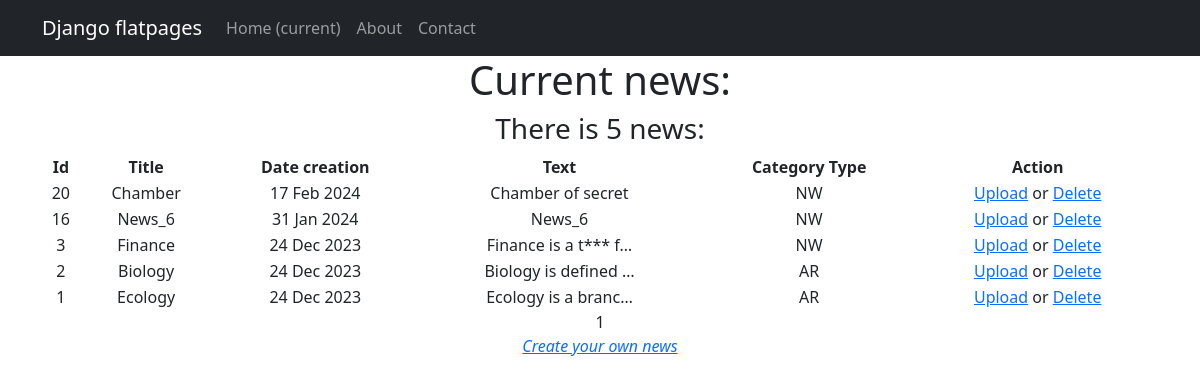
Page /news/ on the committed database.
### newapp/models.py (models this page shows, shortened)
class Post(models.Model):# содержать в себе статьи и новости, которые создают пользователи
    author = models.ForeignKey(Author, on_delete = models.CASCADE)# связь «один ко многим» с моделью Author;
    News = 'NW'# новость
    Article = 'AR'# статья
    CATEGORY_CHOICES = (
        (News, 'Новость'),
        (Article, 'Статья')
    )
    categoryType = models.CharField(max_length = 2, choices = CATEGORY_CHOICES, default = Article)# поле с выбором — «статья» или «новость»;
    dateCreation = models.DateTimeField(auto_now_add = True)# автоматически добавляемая дата и время создания;
    postCategory = models.ManyToManyField(Category, through= 'PostCategory')# связь «многие ко многим» с моделью Category (с дополнительной моделью PostCategory);
    title = models.CharField(max_length= 128) # заголовок статьи/новости;
    text = models.TextField() # текст статьи/новости;
    rating = models.SmallIntegerField(default=0)# рейтинг статьи/новости.

### newapp/views.py (the view)
# urls.py: path('', NewsList.as_view(), name='news_list'),
class NewsList(ListView):
    model = Post
    ordering = '-dateCreation'
    template_name = 'news_list.html'
    context_object_name = 'news_list'
    paginate_by = 10  # вот так мы можем указать количество записей на странице

### newapp/templatetags/custom_filters.py (called while the page is built)
@register.filter()
def censor(value):
    for word in censor_list:
        value = value.replace(word[1:], '*' * len(word[1:])) #Строковый метод str.replace(old, new[, count]) вернет копию строки,
    return value # Возвращаемое функцией значение подставится в шаблон.

### newapp/templates/news_list.html (shortened to what this page needs)
{% extends 'flatpages/default.html' %}
{% load custom_filters %}
{% block content %}
<h1>Current news:</h1>
<h3>There is {{news_list|length}} news:</h3>
{% if news_list %}
    <table width="100%">
        <tr>
            <td> <b>Id </b> </td>
            <td> <b>Title </b> </td>
            <td> <b>Date creation</b> </td>
            <td> <b>Text</b> </td>
            <td> <b>Category Type</b> </td>
            <td> <b>Action</b> </td>
        </tr>
           {% for one_news in news_list %}
           <tr>
               <td>{{ one_news.id}}</td>
               <td>{{ one_news.title|censor }}</td>
               <td>{{ one_news.dateCreation|date:"d M Y"}}</td>
               <td>{{ one_news.text|truncatechars:20|censor}}</td>
               <td>{{ one_news.categoryType}}</td>
               <td><a href="{% url 'news_update' one_news.id %}">Upload</a> or <a href="{% url 'news_delete' one_news.id %}">Delete</a></td>
           </tr>
           {% endfor %}
    </table>
{% else %}
       <h2>No current news!</h2>
{% endif %}
   {{ page_obj.number }}
<footer> <i><a href="{% url 'news_create'%}">Create your own news</a></i></footer>
{% endblock content%}

### rows in the picture
Post: id "20", title|censor "Chamber", dateCreation "17 Feb 2024", text|censor "Chamber of secret", categoryType "NW"
Post: id "16", title|censor "News_6", dateCreation "31 Jan 2024", text|censor "News_6", categoryType "NW"
Post: id "3", title|censor "Finance", dateCreation "24 Dec 2023", text|censor "Finance is a t*** f…", categoryType "NW"
Post: id "2", title|censor "Biology", dateCreation "24 Dec 2023", text|censor "Biology is defined …", categoryType "AR"
Post: id "1", title|censor "Ecology", dateCreation "24 Dec 2023", text|censor "Ecology is a branc…", categoryType "AR"

### other values in the picture
{{ news_list|length }} "5"
{{ page_obj.number }} "1"
